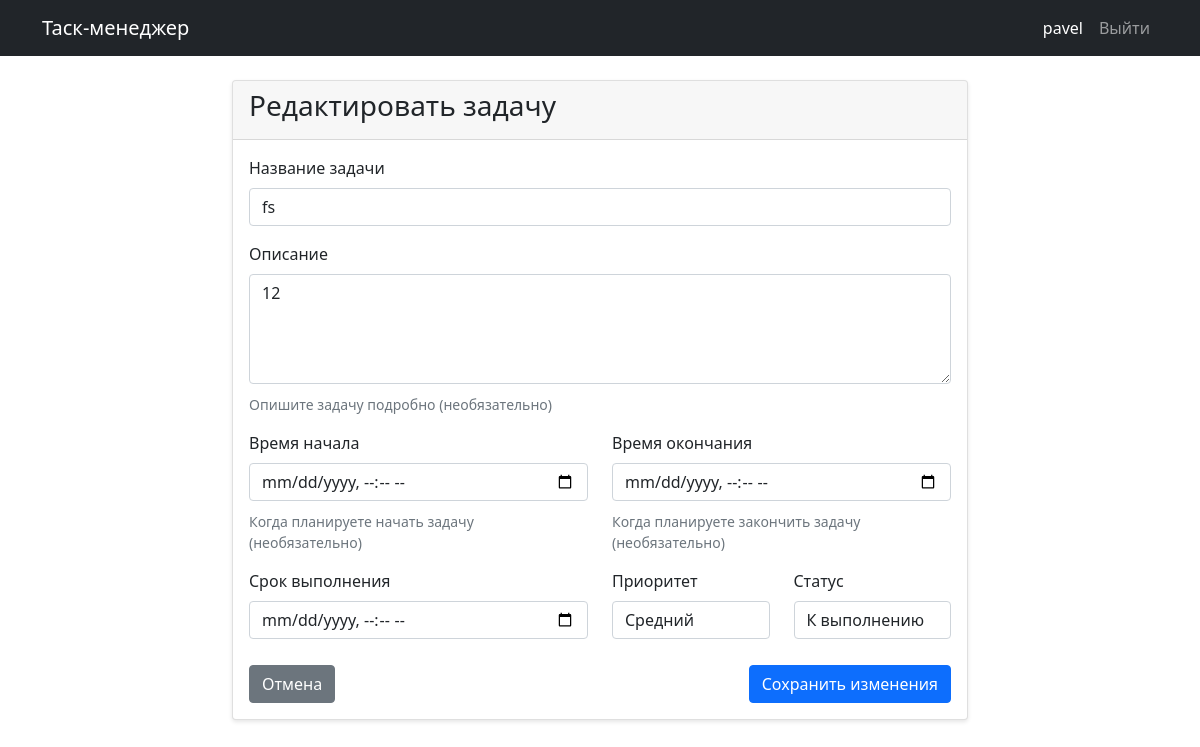
Page /task/1/update/ (signed in) on the earlier database version.
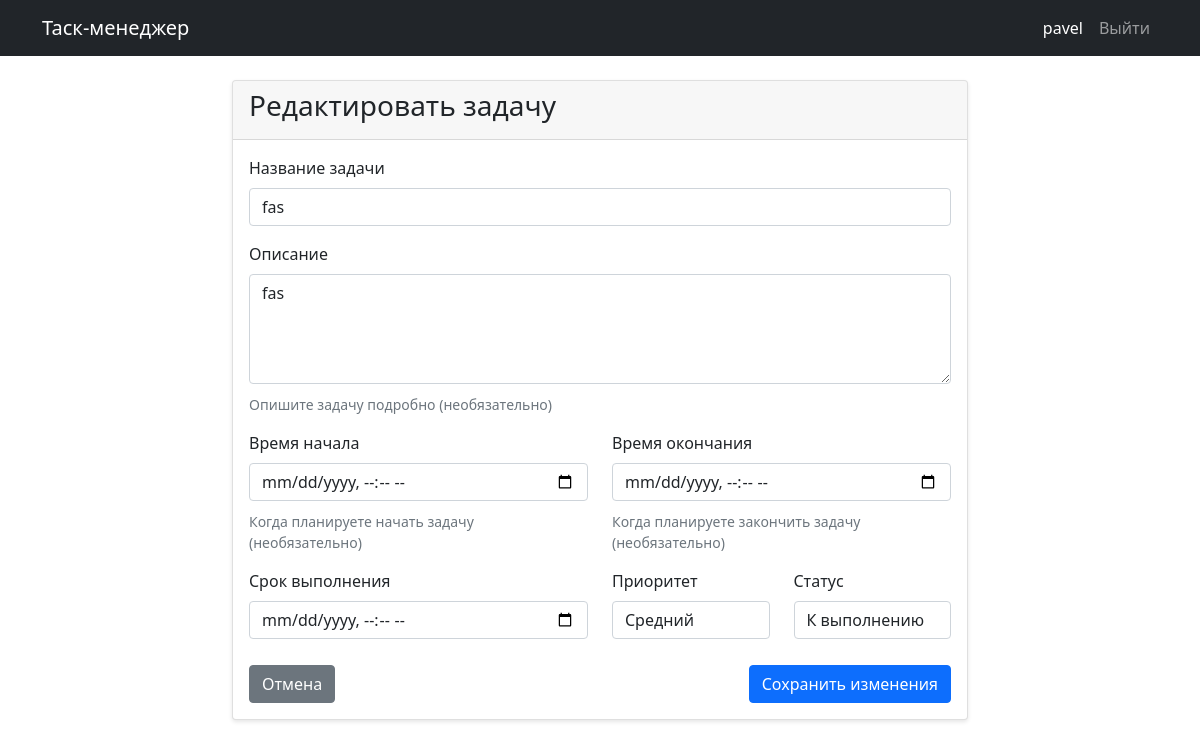
Same page on the later database version.
### tasks/models.py (models this page shows, shortened)
class Task(models.Model):
    PRIORITY_CHOICES = [
        ('low', 'Низкий'),
        ('medium', 'Средний'),
        ('high', 'Высокий'),
    ]
    STATUS_CHOICES = [
        ('todo', 'К выполнению'),
        ('in_progress', 'В процессе'),
        ('done', 'Выполнено'),
    ]
    title = models.CharField('Название', max_length=200)
    description = models.TextField('Описание', blank=True)
    created_date = models.DateTimeField('Дата создания', auto_now_add=True)
    due_date = models.DateTimeField('Срок выполнения', null=True, blank=True)
    start_time = models.DateTimeField('Время начала', null=True, blank=True)
    end_time = models.DateTimeField('Время окончания', null=True, blank=True)
    priority = models.CharField('Приоритет', max_length=10, choices=PRIORITY_CHOICES, default='medium')
    status = models.CharField('Статус', max_length=20, choices=STATUS_CHOICES, default='todo')
    user = models.ForeignKey(User, on_delete=models.CASCADE, verbose_name='Пользователь', related_name='tasks')
    class Meta:
        ordering = ['-created_date']
        verbose_name = 'Задача'
        verbose_name_plural = 'Задачи'

### tasks/views.py (the view)
# urls.py: path('task/<int:task_id>/update/', views.task_update, name='task_update'),
@login_required
def task_update(request, task_id):
    task = get_object_or_404(Task, id=task_id, user=request.user)
    if request.method == 'POST':
        form = TaskForm(request.POST, instance=task)
        if form.is_valid():
            form.save()
            messages.success(request, 'Задача успешно обновлена!')
            return redirect('task_list')
    else:
        form = TaskForm(instance=task)
    return render(request, 'tasks/task_form.html', {'form': form, 'title': 'Редактировать задачу'})

### tasks/forms.py (shortened to what this page needs)
class TaskForm(forms.ModelForm):
    class Meta:
        model = Task
        fields = ['title', 'description', 'start_time', 'end_time', 'due_date', 'priority', 'status']
        widgets = {
            'start_time': forms.DateTimeInput(attrs={'type': 'datetime-local', 'class': 'form-control'}),
            'end_time': forms.DateTimeInput(attrs={'type': 'datetime-local', 'class': 'form-control'}),
            'due_date': forms.DateTimeInput(attrs={'type': 'datetime-local', 'class': 'form-control'}),
            'description': forms.Textarea(attrs={'rows': 4, 'class': 'form-control'}),
        }
    def __init__(self, *args, **kwargs):
        super().__init__(*args, **kwargs)
        for field in self.fields:
            if field not in ['start_time', 'end_time', 'due_date']:
                self.fields[field].widget.attrs.update({'class': 'form-control'})

### tasks/templates/tasks/task_form.html (shortened to what this page needs)
{% extends 'base.html' %}
{% block content %}
<div class="row justify-content-center">
    <div class="col-md-8">
        <div class="card">
            <div class="card-header">
                <h3>{{ title }}</h3>
            </div>
            <div class="card-body">
                <form method="post" novalidate>
                    <div class="mb-3">
                        <label for="{{ form.title.id_for_label }}" class="form-label">Название задачи</label>
                        {{ form.title }}
                    </div>
                    <div class="mb-3">
                        <label for="{{ form.description.id_for_label }}" class="form-label">Описание</label>
                        {{ form.description }}
                        <div class="form-text">Опишите задачу подробно (необязательно)</div>
                    </div>
                    <div class="row">
                        <div class="col-md-6 mb-3">
                            <label for="{{ form.start_time.id_for_label }}" class="form-label">Время начала</label>
                            {{ form.start_time }}
                            <div class="form-text">Когда планируете начать задачу (необязательно)</div>
                        </div>
                        <div class="col-md-6 mb-3">
                            <label for="{{ form.end_time.id_for_label }}" class="form-label">Время окончания</label>
                            {{ form.end_time }}
                            <div class="form-text">Когда планируете закончить задачу (необязательно)</div>
                        </div>
                    </div>
                    <div class="row">
                        <div class="col-md-6 mb-3">
                            <label for="{{ form.due_date.id_for_label }}" class="form-label">Срок выполнения</label>
                            {{ form.due_date }}
                        </div>
                        <div class="col-md-3 mb-3">
                            <label for="{{ form.priority.id_for_label }}" class="form-label">Приоритет</label>
                            {{ form.priority }}
                        </div>
                        <div class="col-md-3 mb-3">
                            <label for="{{ form.status.id_for_label }}" class="form-label">Статус</label>
                            {{ form.status }}
                        </div>
                    </div>
                    <div class="d-flex justify-content-between">
                        <a href="{% url 'task_list' %}" class="btn btn-secondary">Отмена</a>
                        <button type="submit" class="btn btn-primary">
                            {% if title == 'Создать задачу' %}
                                Создать задачу
                            {% else %}
                                Сохранить изменения
                            {% endif %}
                        </button>
                    </div>
                </form>
            </div>
        </div>
    </div>
</div>
{% endblock %}

Differences in the rows shown:
changed Task "Средний": title "fs" → "fas"; description "12" → "fas"
